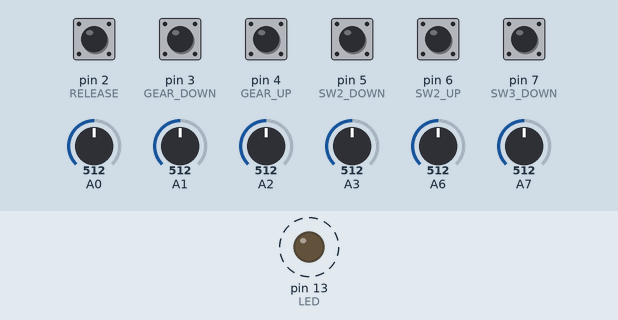
The sketch below on a simulated Teensy 3. Shown: output pins drawn as LEDs (lit = HIGH). Dashed ring = blinking. Inputs (shaded band) come from the test bench; at power-on: pin 2 (RELEASE), pin 3 (GEAR_DOWN), pin 4 (GEAR_UP), pin 5 (SW2_DOWN), pin 6 (SW2_UP), pin 7 (SW3_DOWN) HIGH, A0 = 512, A1 = 512, A2 = 512, A3 = 512, A6 = 512, A7 = 512. What the sketch prints to the serial monitor is not drawn.

Above: at 0.5 s.
Timing chart, 0 to 4.8 s (numbered marks = the images above):
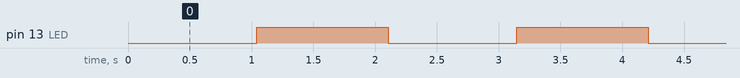

Measured:
- by itself, pin 13 (LED): alternates HIGH for 1.1 s and LOW for 1.0 s

The sketch:

joystick.ino
```cpp
/* Updated USB Joystick code for Condor
   Teensy becomes a USB joystick with 16 or 32 buttons and 6 axis input

   You must select Joystick from the "Tools > USB Type" menu

   Pushbuttons should be connected between the digital pins and ground.
   Potentiometers should be connected to analog inputs 0 to 5.

*/

#include <math.h>

// Digital Inputs
#define FIRST_DIGITAL_INPUT 2
#define RELEASE 2
#define GEAR_DOWN 3
#define GEAR_UP 4
#define SW2_DOWN 5
#define SW2_UP 6
#define SW3_DOWN 7
#define SW3_UP 8
#define RS_BUTTON1 9
#define RS_BUTTON2 10
#define RS_BUTTON3 11
#define RS_BUTTON4 12
#define LAST_DIGITAL_INPUT 12

// Digital outputs
#define LED 13

// Analogue Inputs
#define AILERON 0
#define ELEVATOR 1
#define RUDDER 2
#define AIRBRAKE 3
#define KNOB2 6
#define THROTTLE 7


// Configure the number of buttons.  Be careful not
// to use a pin for both a digital button and analog
// axis.  The pullup resistor will interfere with
// the analog voltage.
const int numButtons = 14;  // up to 32, only bother with 14

const double pi = 3.14159265358979;

void setup() {
  // you can print to the serial monitor while the joystick is active!
  Serial.begin(9600);
  // configure the joystick to manual send mode.  This gives precise
  // control over when the computer receives updates, but it does
  // require you to manually call Joystick.send_now().
  Joystick.useManualSend(true);
  for (int i=FIRST_DIGITAL_INPUT; i<= LAST_DIGITAL_INPUT; i++) {
    pinMode(i, INPUT_PULLUP);
  }

  pinMode(LED, OUTPUT);  // LED on Teensy 3.1

 }


int count = 0;

void loop() {

  int aileron = analogRead(AILERON);
  int elevator = analogRead(ELEVATOR);
  int rudder = analogRead(RUDDER);
  int airbrake = analogRead(AIRBRAKE);
  int spareKnob = analogRead(KNOB2);
  int throttle = analogRead(THROTTLE);

  throttle /= 4;

  // aileron naturally reversed
  aileron = 1023 - aileron;

  const int divider = 2;

  // Signal conditioning.
  aileron /= divider;
  elevator /= divider;
  rudder /= divider;
  airbrake /= divider;
  throttle /= divider;
  spareKnob /= divider;


  // Send the 6 analogue values to joystick.
  Joystick.X(aileron);    // roll
  Joystick.Y(elevator);    // pitch
  Joystick.Z(airbrake);    // brake?
  Joystick.Zrotate(rudder);  // yaw
  Joystick.sliderLeft(throttle);  // throttle knob
  Joystick.sliderRight(spareKnob); // pot

  int button = 1;
  Joystick.button(button++, digitalRead(RELEASE) ? 0 : 1 );
  Joystick.button(button++, digitalRead(GEAR_DOWN) ? 0 : 1 );
  Joystick.button(button++, digitalRead(GEAR_UP) ? 0 : 1 );
  Joystick.button(button++, digitalRead(SW2_DOWN) ? 0 : 1 );
  Joystick.button(button++, digitalRead(SW2_UP) ? 0 : 1 );
  Joystick.button(button++, digitalRead(SW3_DOWN) ? 0 : 1 );


  // Because setup configured the Joystick manual send,
  // the computer does not see any of the changes yet.
  // This send_now() transmits everything all at once.
  Joystick.send_now();


  Serial.print(aileron);
  Serial.print(",");
  Serial.print(elevator);
  Serial.print(",");
  Serial.print(airbrake);
  Serial.print(",");
  Serial.print(rudder);
  Serial.println();


  // Flash LED
  ++count;
  if(count > 50){
    digitalWrite(13,HIGH);
  } else {
    digitalWrite(13,LOW);
  }
  if(count > 100) count = 0;


  // a brief delay, so this runs 50 times per second
  delay(20);
}
```
